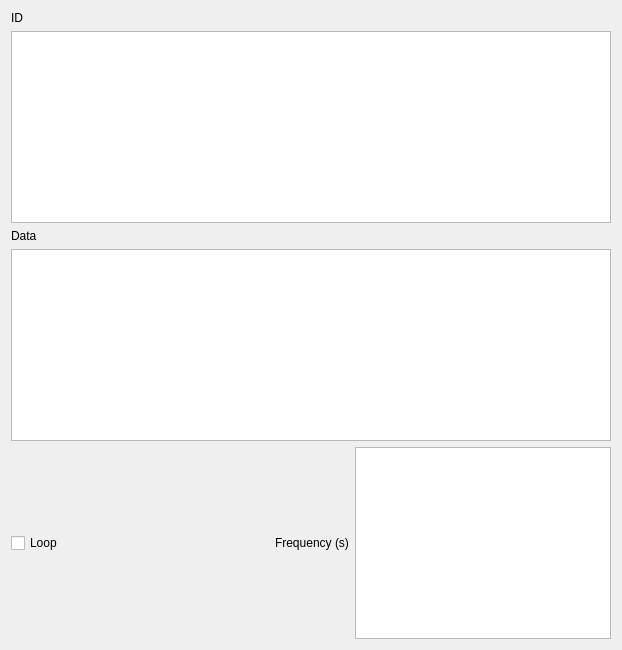
      <widget class="QWidget" name="Overview">
       <layout class="QGridLayout" name="gridLayout_3">
        <item row="0" column="0">
         <widget class="QLabel" name="label_18">
          <property name="text">
           <string>ID</string>
          </property>
         </widget>
        </item>
        <item row="1" column="0" colspan="4">
         <widget class="QTextEdit" name="textEdit_2"/>
        </item>
        <item row="2" column="0">
         <widget class="QLabel" name="label_17">
          <property name="text">
           <string>Data</string>
          </property>
         </widget>
        </item>
        <item row="3" column="0" colspan="4">
         <widget class="QTextEdit" name="textEdit"/>
        </item>
        <item row="4" column="0">
         <widget class="QCheckBox" name="checkBox">
          <property name="text">
           <string>Loop</string>
          </property>
         </widget>
        </item>
        <item row="4" column="1">
         <spacer name="horizontalSpacer">
          <property name="orientation">
           <enum>Qt::Horizontal</enum>
          </property>
          <property name="sizeHint" stdset="0">
           <size>
            <width>200</width>
            <height>20</height>
           </size>
          </property>
         </spacer>
        </item>
        <item row="4" column="2">
         <widget class="QLabel" name="label_20">
          <property name="text">
           <string>Frequency (s)</string>
          </property>
         </widget>
        </item>
        <item row="4" column="3">
         <widget class="QTextEdit" name="textEdit_3"/>
        </item>
       </layout>
      </widget>
